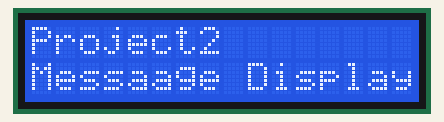
Simulated run of this sketch. Board: Arduino Uno, built with avr-gcc and run on an emulated ATmega328P. Shown: 16×2 character LCD.

Above: at 0.1 s.

The sketch:

Message_Display_Screen.ino
```cpp
#include<LiquidCrystal.h> //Library for LCD
//LiquidCrystal lcd(RS, EN, D4, D5, D6, D7);
LiquidCrystal lcd(12, 11, 5, 4, 3, 2);// LCD pins at which it is attached to the Arduino

void setup() //method used to run the source for the one time onlys
{
  lcd.begin(16, 2);//LCD order i.e. 16 columns & 2 rows
  lcd.print("Project2");//prints on LCD
  //lcd.setCursor(col,row);
  lcd.setCursor(0,1);//setting cursor on LCD
  lcd.print("Messaage Display Screen");//prints on LCD
  delay(1000);//delay of 1 sec
}
void loop() //method to run the source code repeatedly
{
 lcd.noDisplay();//turn off the display of LCD
 delay(250);//delay to 0.25 seconds
 lcd.display();//turning on the LCD display
 delay(250); //delay of 0.25 seconds again
}
```
